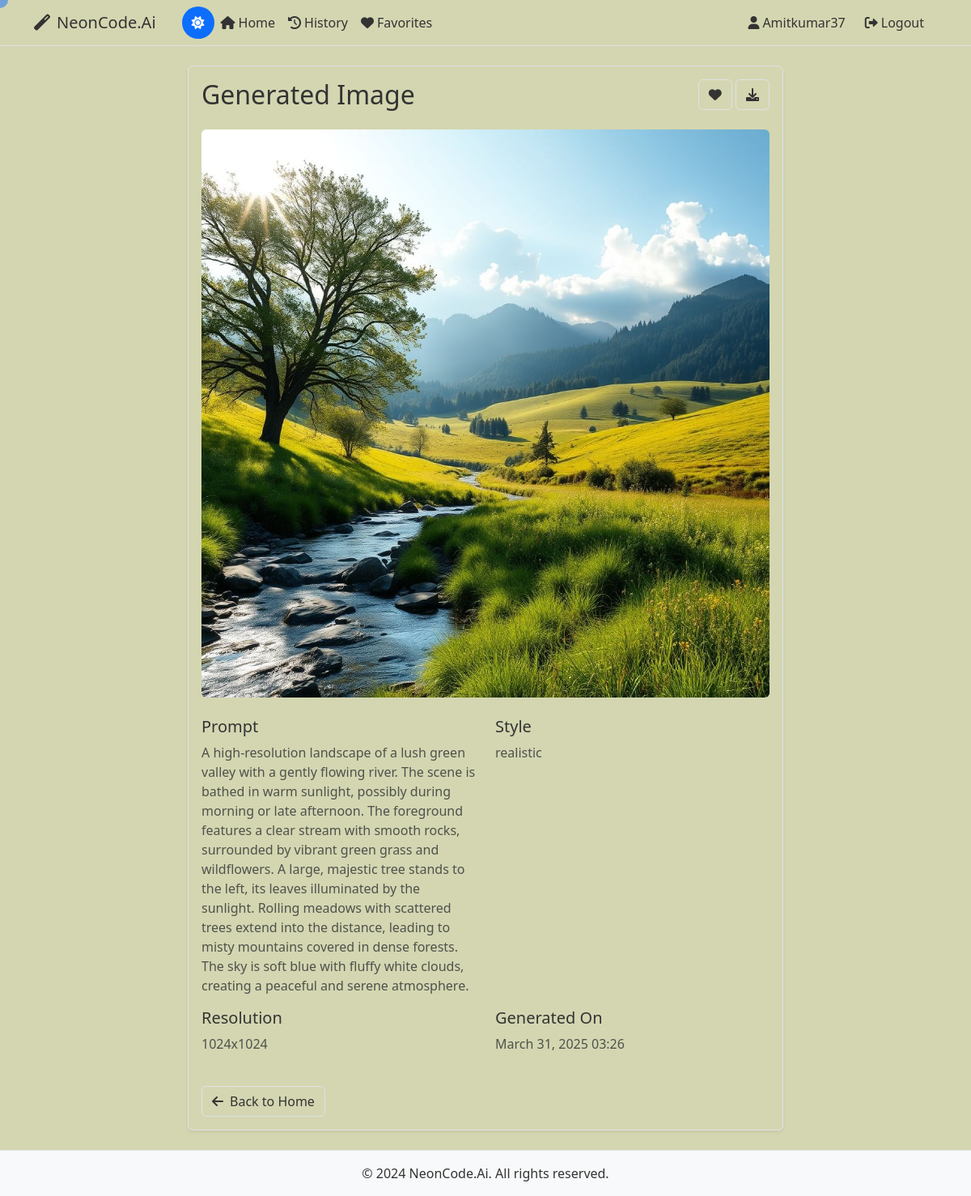
The page /image/1/ (signed in) on the database its author committed.
### generator/models.py (models this page shows, shortened)
class GeneratedImage(models.Model):
    user = models.ForeignKey(User, on_delete=models.CASCADE, related_name='generated_images')
    prompt = models.TextField()
    image_url = models.URLField()
    style = models.CharField(max_length=100, blank=True)
    resolution = models.CharField(max_length=50, blank=True)
    created_at = models.DateTimeField(default=timezone.now)
    is_favorite = models.BooleanField(default=False)
    class Meta:
        ordering = ['-created_at']

### generator/views.py (the view)
# urls.py: path('image/<int:pk>/', views.image_detail, name='image_detail'),
@login_required
def image_detail(request, pk):
    image = GeneratedImage.objects.get(pk=pk, user=request.user)
    return render(request, 'generator/image_detail.html', {'image': image})

### templates/generator/image_detail.html (shortened to what this page needs)
{% extends 'base.html' %}
{% block content %}
<div class="row">
    <div class="col-md-8 mx-auto">
        <div class="card shadow-sm">
            <div class="card-body">
                <div class="d-flex justify-content-between align-items-center mb-4">
                    <h2 class="card-title mb-0">Generated Image</h2>
                    <div>
                        <a href="{% url 'generator:toggle_favorite' image.id %}" class="btn btn-outline-danger">
                            <i class="fas {% if image.is_favorite %}fa-heart{% else %}fa-heart{% endif %}"></i>
                        </a>
                        <a href="{{ image.image_url }}" class="btn btn-outline-primary" download>
                            <i class="fas fa-download"></i>
                        </a>
                    </div>
                </div>
                <div class="text-center mb-4">
                    <img src="{{ image.image_url }}" class="img-fluid rounded" alt="{{ image.prompt }}">
                </div>
                <div class="row">
                    <div class="col-md-6">
                        <h5>Prompt</h5>
                        <p class="text-muted">{{ image.prompt }}</p>
                    </div>
                    <div class="col-md-6">
                        <h5>Style</h5>
                        <p class="text-muted">{{ image.style }}</p>
                    </div>
                    <div class="col-md-6">
                        <h5>Resolution</h5>
                        <p class="text-muted">{{ image.resolution }}</p>
                    </div>
                    <div class="col-md-6">
                        <h5>Generated On</h5>
                        <p class="text-muted">{{ image.created_at|date:"F d, Y H:i" }}</p>
                    </div>
                </div>
                <div class="mt-4">
                    <a href="{% url 'generator:home' %}" class="btn btn-secondary">
                        <i class="fas fa-arrow-left me-2"></i>Back to Home
                    </a>
                </div>
            </div>
        </div>
    </div>
</div>
{% endblock %}

### templates/base.html (shortened to what this page needs)
{% load static %}
<!DOCTYPE html>
<html lang="en" data-theme="light">
<head>
    <link href="https://cdn.jsdelivr.net/npm/bootstrap@5.3.0/dist/css/bootstrap.min.css" rel="stylesheet">
    <link href="https://cdnjs.cloudflare.com/ajax/libs/font-awesome/6.0.0/css/all.min.css" rel="stylesheet">
    <link href="{% static 'css/style.css' %}" rel="stylesheet">
</head>
<body>
    <div class="cursor"></div>
    <div id="scene-container"></div>
    <div class="content-wrapper">
        <nav class="navbar navbar-expand-lg">
            <div class="container">
                <a class="navbar-brand" href="{% url 'generator:home' %}">
                    <i class="fas fa-magic me-2"></i>NeonCode.Ai
                </a>
                <div class="d-flex align-items-center">
                    <button class="theme-toggle" id="themeToggle" title="Toggle theme">
                        <i class="fas fa-sun"></i>
                    </button>
                </div>
                <div class="collapse navbar-collapse" id="navbarNav">
                    <ul class="navbar-nav me-auto">
                        {% if user.is_authenticated %}
                            <li class="nav-item">
                                <a class="nav-link" href="{% url 'generator:home' %}">
                                    <i class="fas fa-home me-1"></i>Home
                                </a>
                            </li>
                            <li class="nav-item">
                                <a class="nav-link" href="{% url 'generator:image_history' %}">
                                    <i class="fas fa-history me-1"></i>History
                                </a>
                            </li>
                            <li class="nav-item">
                                <a class="nav-link" href="{% url 'generator:favorites' %}">
                                    <i class="fas fa-heart me-1"></i>Favorites
                                </a>
                            </li>
                        {% endif %}
                    </ul>
                    <ul class="navbar-nav">
                        {% if user.is_authenticated %}
                            <li class="nav-item">
                                <span class="nav-link">
                                    <i class="fas fa-user me-1"></i>{{ user.username }}
                                </span>
                            </li>
                            <li class="nav-item">
                                <form method="post" action="{% url 'logout' %}" class="d-inline">
                                    <button type="submit" class="logout-btn">
                                        <i class="fas fa-sign-out-alt me-1"></i>Logout
                                    </button>
                                </form>
                            </li>
                        {% endif %}
                    </ul>
                </div>
            </div>
        </nav>
        <main class="container my-4">
            {% block content %}{% endblock %}
        </main>
        <footer class="footer mt-auto py-3">
            <div class="container text-center">
                <span>© 2024 NeonCode.Ai. All rights reserved.</span>
            </div>
        </footer>
    </div>
</body>
</html>

### static/css/style.css (style rules this page uses)
body { min-height: 100vh; display: flex; flex-direction: column; background-color: var(--bg-color); color: var(--text-color); }
.footer { margin-top: auto; background-color: var(--card-bg); border-top: 1px solid var(--border-color); color: var(--text-color); }
.card { background-color: var(--card-bg); border-color: var(--border-color); transition: transform 0.3s ease, box-shadow 0.3s ease; box-shadow: 0 2px 4px rgba(0, 0, 0, 0.1); }
.navbar { background-color: var(--card-bg) !important; border-bottom: 1px solid var(--border-color); }
.navbar-brand, .nav-link { color: var(--text-color) !important; }

### templates/base.html (style rules this page uses)
:root { --bg-color: rgb(212, 214, 177); --text-color: #333333; --card-bg: #f8f9fa; --border-color: #dee2e6; --hover-bg: #e9ecef; --navbar-bg: #f8f9fa; --navbar-text: #333333; --navbar-hover: #e9ecef; --primary-color: #0d6efd; --primary-hover: #0b5ed7; --secondary-text: #6c757d; --link-color: #0d6efd; --link-hover: #0b5ed7; }
body { background-color: var(--bg-color); color: var(--text-color); transition: background-color 0.3s, color 0.3s; }
.navbar { position: relative; z-index: 2; background-color: var(--navbar-bg) !important; border-bottom: 1px solid var(--border-color); padding: 0.5rem 1rem; pointer-events: auto; }
.navbar-brand, .nav-link { color: var(--navbar-text) !important; }
.card { background-color: var(--card-bg); border-color: var(--border-color); color: var(--text-color); }
.theme-toggle { cursor: pointer; padding: 0.5rem; border-radius: 50%; display: flex; align-items: center; justify-content: center; background-color: var(--primary-color); border: none; color: white; width: 40px; height: 40px; margin-left: 1rem; transition: all 0.3s ease; }
.logout-btn { background: none; border: none; color: var(--navbar-text); padding: 0.5rem 1rem; transition: all 0.3s ease; }
#scene-container { position: fixed; top: 0; left: 0; width: 100%; height: 100%; z-index: 100; pointer-events: none; background-color: transparent; overflow: hidden; }
.content-wrapper { position: relative; z-index: 101; background-color: transparent; min-height: 100vh; pointer-events: auto; }
.content-wrapper::before { content: ''; position: fixed; top: 0; left: 0; width: 100%; height: 100%; background-color: transparent; opacity: 0.3; z-index: -1; pointer-events: none; }
.navbar { position: relative; z-index: 102; background-color: transparent !important; border-bottom: 1px solid var(--border-color); padding: 0.5rem 1rem; pointer-events: auto; }
main.container { position: relative; z-index: 101; pointer-events: auto; background-color: transparent; }
footer { position: relative; z-index: 101; pointer-events: auto; background-color: transparent; }
.card { background-color: transparent; border-color: var(--border-color); color: var(--text-color); }
.btn { background-color: transparent; border-color: var(--border-color); color: var(--text-color); }
.cursor { position: fixed; width: 20px; height: 20px; border-radius: 50%; background-color: var(--primary-color); opacity: 0.5; pointer-events: none; z-index: 9999; transform: translate(-50%, -50%); transition: transform 0.1s ease; }

### rows shown on the page
GeneratedImage: image_url (picture), prompt "A high-resolution landscape of a lush green valley with a gently flowing river. The scene is bathed in warm sunlight, possibly during morning or late afternoon. The foreground features a clear stream with smooth rocks, surrounded by vibrant green grass and wildflowers. A large, majestic tree stands to the left, its leaves illuminated by the sunlight. Rolling meadows with scattered trees extend into the distance, leading to misty mountains covered in dense forests. The sky is soft blue with fluffy white clouds, creating a peaceful and serene atmosphere.", style "realistic", resolution "1024x1024", created_at "March 31, 2025 03:26"

### other values the page prints
{{ user.username }} "Amitkumar37"
